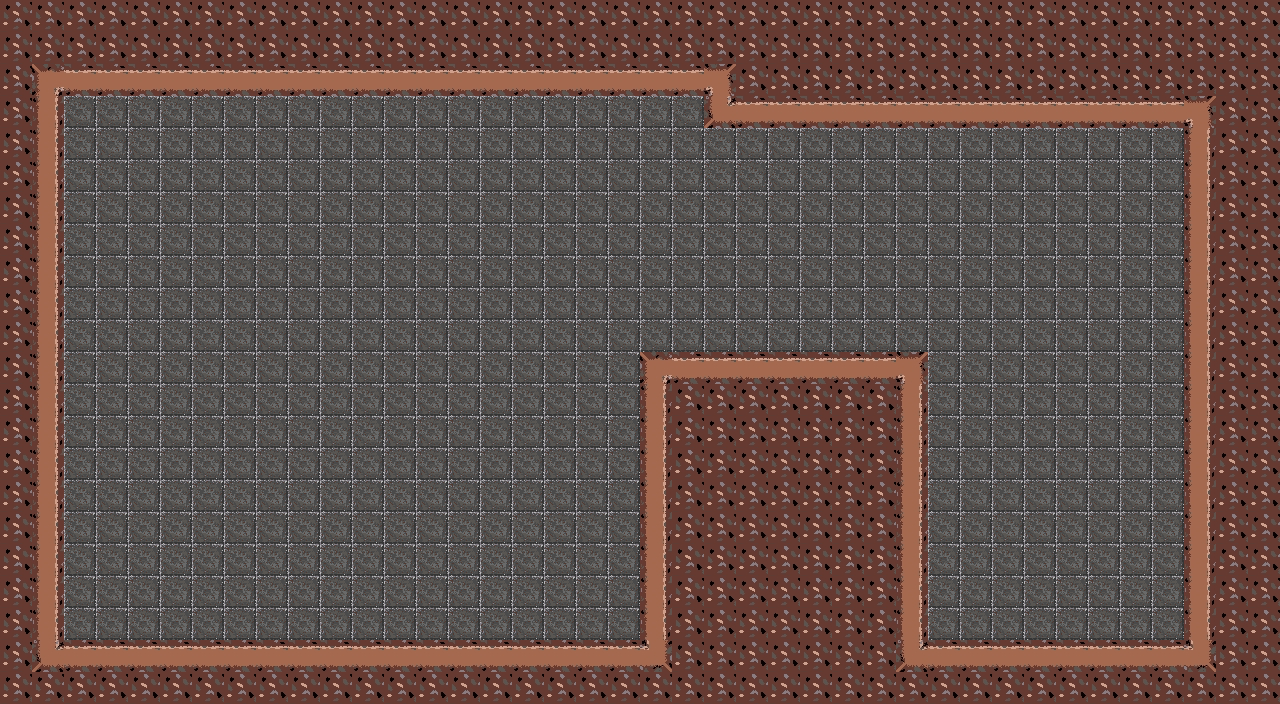

Tiled map render using the project's own tile images. Description and the whole map definition, tile-layer contents included, below:
An orthogonal 40x22 tile map with 32x32 px tiles, 1 tile layer (Capa de Patrones 1), 2 tilesets.

<map version="1.0" tiledversion="1.1.6" orientation="orthogonal" renderorder="right-down" width="40" height="22" tilewidth="32" tileheight="32" infinite="0" nextobjectid="1">
 <properties>
  <property name="Tipo" value="Pared" />
 </properties>
 <tileset firstgid="1" name="Paredes" tilewidth="32" tileheight="32" tilecount="25" columns="5">
  <image source="Paredes.jpg" width="160" height="160" />
  <tile id="0">
   <properties>
    <property name="Tipo" value="Pared" />
   </properties>
  </tile>
  <tile id="2">
   <properties>
    <property name="Tipo" value="Pared" />
   </properties>
  </tile>
  <tile id="4">
   <properties>
    <property name="Tipo" value="Pared" />
   </properties>
  </tile>
  <tile id="5">
   <properties>
    <property name="Tipo" value="Pared" />
   </properties>
  </tile>
  <tile id="6">
   <properties>
    <property name="Tipo" value="Pared" />
   </properties>
  </tile>
  <tile id="7">
   <properties>
    <property name="Tipo" value="Pared" />
   </properties>
  </tile>
  <tile id="8">
   <properties>
    <property name="Tipo" value="Pared" />
   </properties>
  </tile>
  <tile id="10">
   <properties>
    <property name="Tipo" value="Pared" />
   </properties>
  </tile>
  <tile id="11">
   <properties>
    <property name="Tipo" value="Pared" />
   </properties>
  </tile>
  <tile id="12">
   <properties>
    <property name="Tipo" value="Pared" />
   </properties>
  </tile>
  <tile id="13">
   <properties>
    <property name="Tipo" value="Pared" />
   </properties>
  </tile>
  <tile id="14">
   <properties>
    <property name="Tipo" value="Pared" />
   </properties>
  </tile>
  <tile id="15">
   <properties>
    <property name="Tipo" value="Pared" />
   </properties>
  </tile>
  <tile id="16">
   <properties>
    <property name="Tipo" value="Pared" />
   </properties>
  </tile>
  <tile id="17">
   <properties>
    <property name="Tipo" value="Pared" />
   </properties>
  </tile>
  <tile id="18">
   <properties>
    <property name="Tipo" value="Pared" />
   </properties>
  </tile>
  <tile id="20">
   <properties>
    <property name="Tipo" value="Pared" />
   </properties>
  </tile>
  <tile id="22">
   <properties>
    <property name="Tipo" value="Pared" />
   </properties>
  </tile>
  <tile id="24">
   <properties>
    <property name="Tipo" value="Pared" />
   </properties>
  </tile>
 </tileset>
 <tileset firstgid="26" name="2b7ae0f4-3755-4249-b77c-aa1f1f087fe4" tilewidth="32" tileheight="32" tilecount="4" columns="1">
  <image source="2b7ae0f4-3755-4249-b77c-aa1f1f087fe4.png" width="32" height="128" />
 </tileset>
 <layer name="Capa de Patrones 1" width="40" height="22">
  <data encoding="csv">
1,1,1,1,1,1,1,1,1,1,1,1,1,1,1,1,1,1,1,1,1,1,1,1,1,1,1,1,1,1,1,1,1,1,1,1,1,1,1,1,
1,1,1,1,1,1,1,1,1,1,1,1,1,1,1,1,1,1,1,1,1,1,1,1,1,1,1,1,1,1,1,1,1,1,1,1,1,1,1,1,
1,7,18,18,18,18,18,18,18,18,18,18,18,18,18,18,18,18,18,18,18,18,9,1,1,1,1,1,1,1,1,1,1,1,1,1,1,1,1,1,
1,12,28,28,28,28,28,28,28,28,28,28,28,28,28,28,28,28,28,28,28,28,17,18,18,18,18,18,18,18,18,18,18,18,18,18,18,9,1,1,
1,12,28,28,28,28,28,28,28,28,28,28,28,28,28,28,28,28,28,28,28,28,28,28,28,28,28,28,28,28,28,28,28,28,28,28,28,12,1,1,
1,12,28,28,28,28,28,28,28,28,28,28,28,28,28,28,28,28,28,28,28,28,28,28,28,28,28,28,28,28,28,28,28,28,28,28,28,12,1,1,
1,12,28,28,28,28,28,28,28,28,28,28,28,28,28,28,28,28,28,28,28,28,28,28,28,28,28,28,28,28,28,28,28,28,28,28,28,12,1,1,
1,12,28,28,28,28,28,28,28,28,28,28,28,28,28,28,28,28,28,28,28,28,28,28,28,28,28,28,28,28,28,28,28,28,28,28,28,12,1,1,
1,12,28,28,28,28,28,28,28,28,28,28,28,28,28,28,28,28,28,28,28,28,28,28,28,28,28,28,28,28,28,28,28,28,28,28,28,12,1,1,
1,12,28,28,28,28,28,28,28,28,28,28,28,28,28,28,28,28,28,28,28,28,28,28,28,28,28,28,28,28,28,28,28,28,28,28,28,12,1,1,
1,12,28,28,28,28,28,28,28,28,28,28,28,28,28,28,28,28,28,28,28,28,28,28,28,28,28,28,28,28,28,28,28,28,28,28,28,12,1,1,
1,12,28,28,28,28,28,28,28,28,28,28,28,28,28,28,28,28,28,28,7,18,18,18,18,18,18,18,9,28,28,28,28,28,28,28,28,12,1,1,
1,12,28,28,28,28,28,28,28,28,28,28,28,28,28,28,28,28,28,28,12,1,1,1,1,1,1,1,12,28,28,28,28,28,28,28,28,12,1,1,
1,12,28,28,28,28,28,28,28,28,28,28,28,28,28,28,28,28,28,28,12,1,1,1,1,1,1,1,12,28,28,28,28,28,28,28,28,12,1,1,
1,12,28,28,28,28,28,28,28,28,28,28,28,28,28,28,28,28,28,28,12,1,1,1,1,1,1,1,12,28,28,28,28,28,28,28,28,12,1,1,
1,12,28,28,28,28,28,28,28,28,28,28,28,28,28,28,28,28,28,28,12,1,1,1,1,1,1,1,12,28,28,28,28,28,28,28,28,12,1,1,
1,12,28,28,28,28,28,28,28,28,28,28,28,28,28,28,28,28,28,28,12,1,1,1,1,1,1,1,12,28,28,28,28,28,28,28,28,12,1,1,
1,12,28,28,28,28,28,28,28,28,28,28,28,28,28,28,28,28,28,28,12,1,1,1,1,1,1,1,12,28,28,28,28,28,28,28,28,12,1,1,
1,12,28,28,28,28,28,28,28,28,28,28,28,28,28,28,28,28,28,28,12,1,1,1,1,1,1,1,12,28,28,28,28,28,28,28,28,12,1,1,
1,12,28,28,28,28,28,28,28,28,28,28,28,28,28,28,28,28,28,28,12,1,1,1,1,1,1,1,12,28,28,28,28,28,28,28,28,12,1,1,
1,17,18,18,18,18,18,18,18,18,18,18,18,18,18,18,18,18,18,18,19,1,1,1,1,1,1,1,17,18,18,18,18,18,18,18,18,19,1,1,
1,1,1,1,1,1,1,1,1,1,1,1,1,1,1,1,1,1,1,1,1,1,1,1,1,1,1,1,1,1,1,1,1,1,1,1,1,1,1,1
</data>
 </layer>
</map>